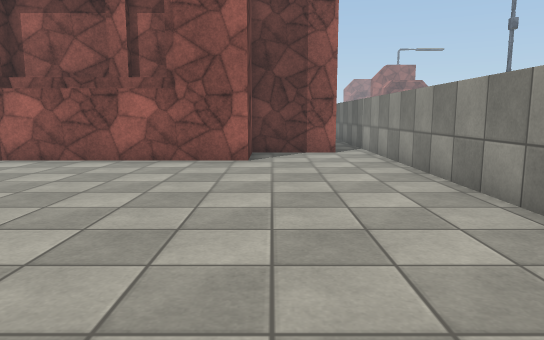
View 1 (above)

16 first-person views from a walk through a Unity game level. The camera is 1.2 m above the floor, tilts 8° down and sees 70° across. Doors are open. The floor is counted in squares, 1 m on a side. Each view is taken from the middle of a square. On the plan, view 1 faces up. The plan holds only what a view shows up to about 15 squares ahead; the rest is blank. The place goes on beyond the plan. The player is left out. Some animated figures are left out. Some surface patterns are stand-ins.

View 2
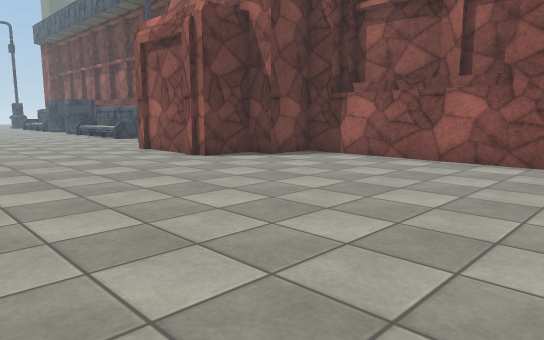

View 3
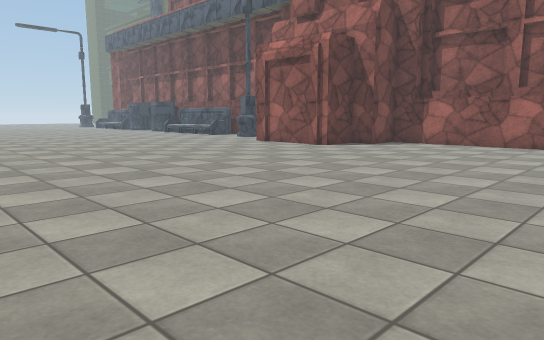

View 4
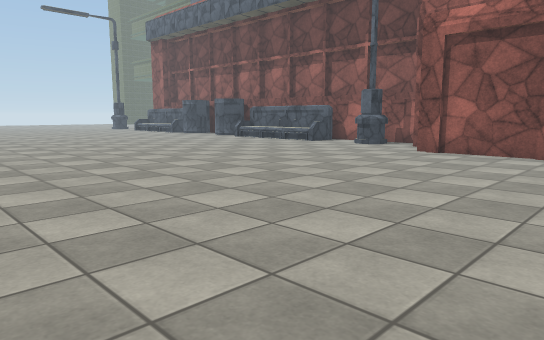

View 5
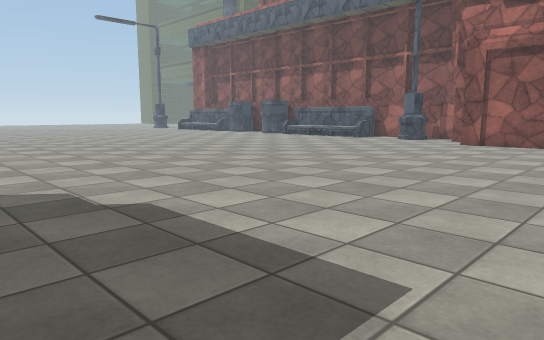

View 6
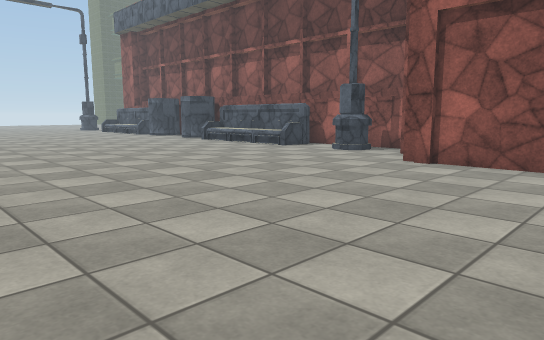

View 7
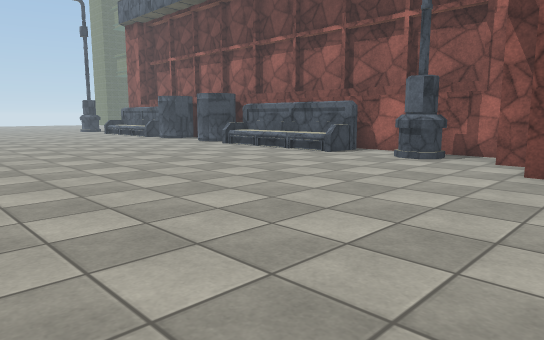

View 8
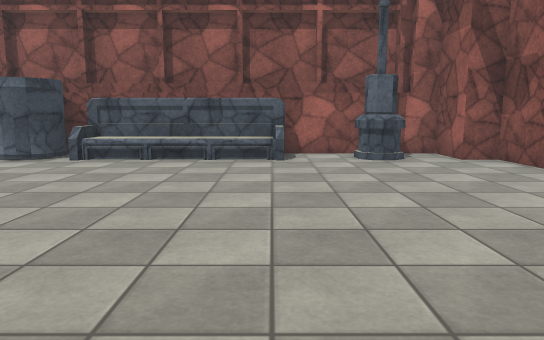

View 9
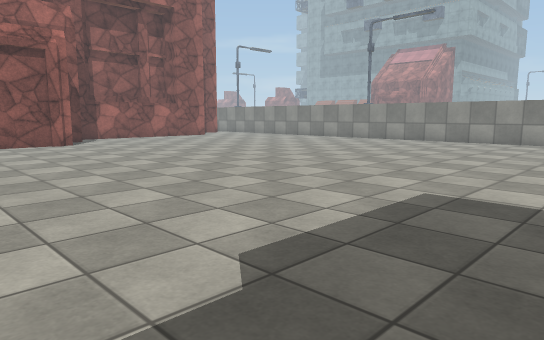

View 10
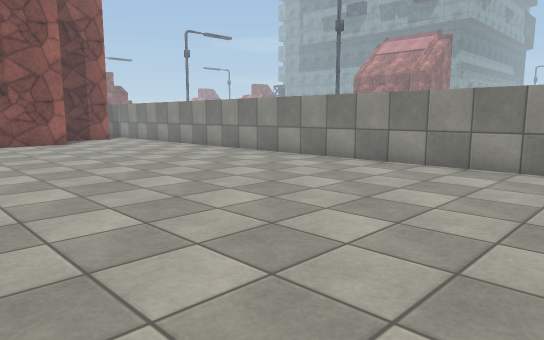

View 11
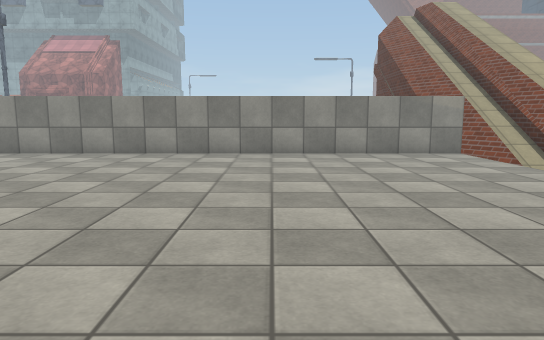

View 12
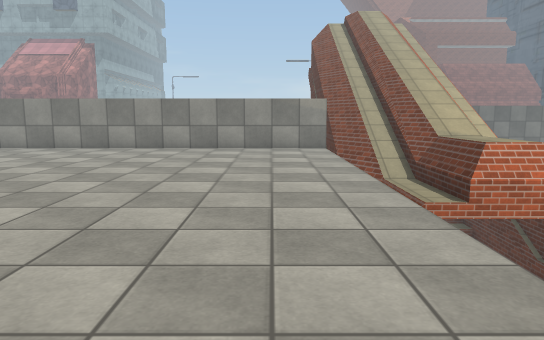

View 13
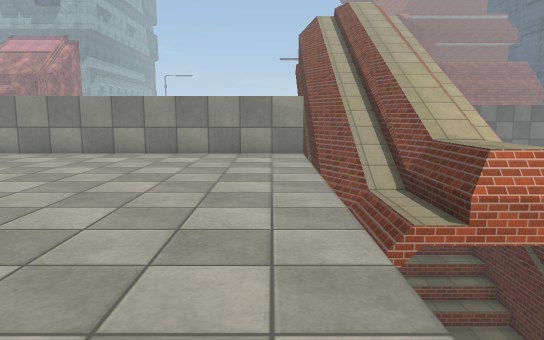

View 14
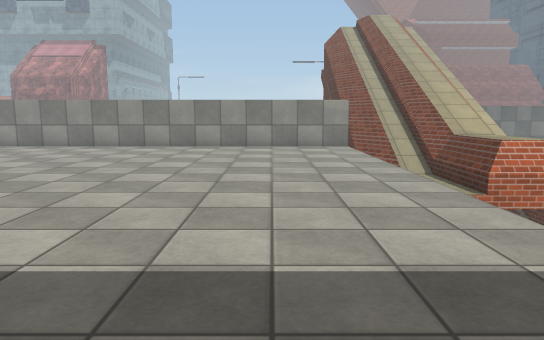

View 15
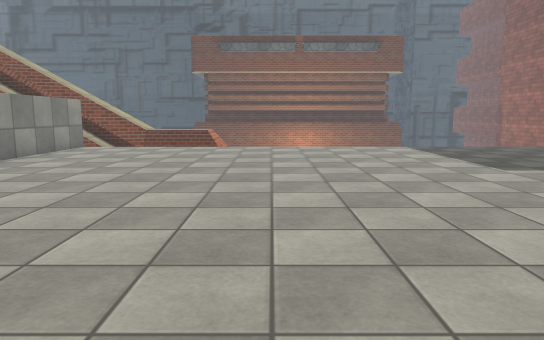

View 16
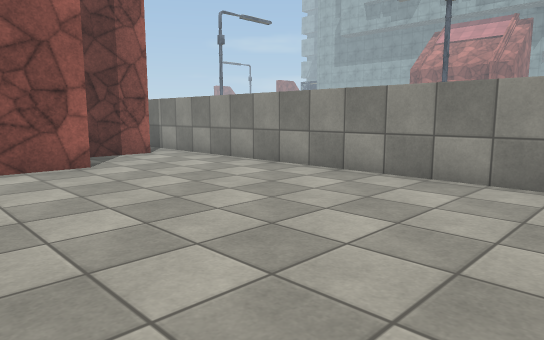

### Floor plan
Key: @ floor where view 1 was taken; # wall or solid block; . main floor; - floor 0.25 m lower than the main floor; : floor 0.5 m higher than the main floor; / step, stairs or slope; = window, fence, low wall or low ledge; v drop or lower ground; O other object.
Columns run from 26 left of view 1 to 5 right of it. Each row starts with its distance up from view 1.
 13                          #####
 12                          #...#
 11                          #...#
 10 ###########      #########...#
  9 #/::::/..####   ##...........#
  8 ............#   #............#
  7 ............#####............#
  6 .............................#
  5 .............................#
  4 .............................#
  3 .............................#
  2 .............................#
  1 .............................#
  0 ..........................@..#
 -1   ...........................#
 -2  ............................#
 -3  ............................#
 -4    ..........................#
 -5   ...........................#
 -6  ............................#
 -7  ............................#
 -8      ........................#
 -9           ...................#
-10            . ................#
-11               ...............#
-12              ................#
-13             .................##
-14             vvvvvvvvvvvvvvvvvv##
-15                         vvvvvvv=
-16                         vvvvv-O=
-17                         vvvvv###
-18                         v:::=##
-19                         v::::#
-20                              =##
-21                             vv.=

Where each view was taken, in squares from view 1:
view 1: 0 up, 0 right, facing up
view 2: 0 up, 0 right, facing up-left
view 3: 6 down, 0 right, facing up-left
view 4: 6 down, 8 left, facing up-left
view 5: 10 down, 8 left, facing up-left
view 6: 3 down, 9 left, facing up-left
view 7: 2 down, 12 left, facing up-left
view 8: 2 down, 20 left, facing up
view 9: 10 down, 15 left, facing up-right
view 10: 7 down, 6 left, facing up-right
view 11: 8 down, 9 left, facing right
view 12: 12 down, 11 left, facing right
view 13: 13 down, 9 left, facing right
view 14: 11 down, 12 left, facing right
view 15: 1 up, 4 left, facing down
view 16: 1 up, 4 left, facing up-right
